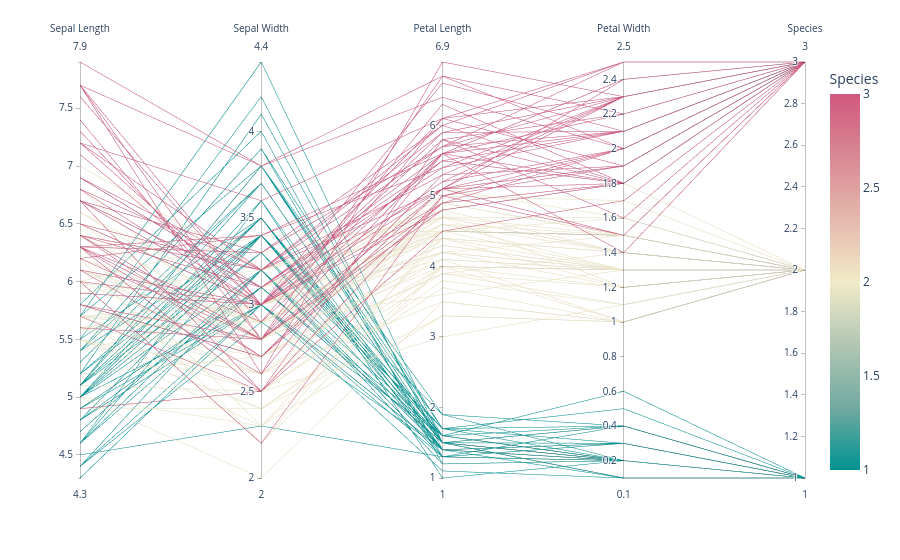

Notebook code for this chart:
### Markdown cell above
Parallel Coordinates plot with Plotly Express

### Code cell
import plotly.express as px
df = px.data.iris()
fig = px.parallel_coordinates(df, color="species_id", labels={"species_id": "Species",
                "sepal_width": "Sepal Width", "sepal_length": "Sepal Length",
                "petal_width": "Petal Width", "petal_length": "Petal Length", },
                             color_continuous_scale=px.colors.diverging.Tealrose,
                             color_continuous_midpoint=2)
fig.show()

### Figure 1 — Plotly figure (JSON) as saved in the notebook; plotly's stock layout.template omitted (floating-point values rounded to 4 significant figures; data arrays with more than 128 entries replaced by an {"elided": "..."} marker saying what was removed)
{"data": [{"dimensions": [{"label": "Sepal Length", "values": {"elided": "150 float values"}}, {"label": "Sepal Width", "values": {"elided": "150 float values"}}, {"label": "Petal Length", "values": {"elided": "150 float values"}}, {"label": "Petal Width", "values": {"elided": "150 float values"}}, {"label": "Species", "values": {"elided": "150 int values"}}], "domain": {"x": [0, 1], "y": [0, 1]}, "line": {"color": {"elided": "150 int values"}, "coloraxis": "coloraxis"}, "name": "", "type": "parcoords"}], "layout": {"coloraxis": {"cmid": 2, "colorbar": {"title": {"text": "Species"}}, "colorscale": [[0, "rgb(0, 147, 146)"], [0.1667, "rgb(114, 170, 161)"], [0.3333, "rgb(177, 199, 179)"], [0.5, "rgb(241, 234, 200)"], [0.6667, "rgb(229, 185, 173)"], [0.8333, "rgb(217, 137, 148)"], [1, "rgb(208, 88, 126)"]]}, "legend": {"tracegroupgap": 0}, "margin": {"t": 60}}}
